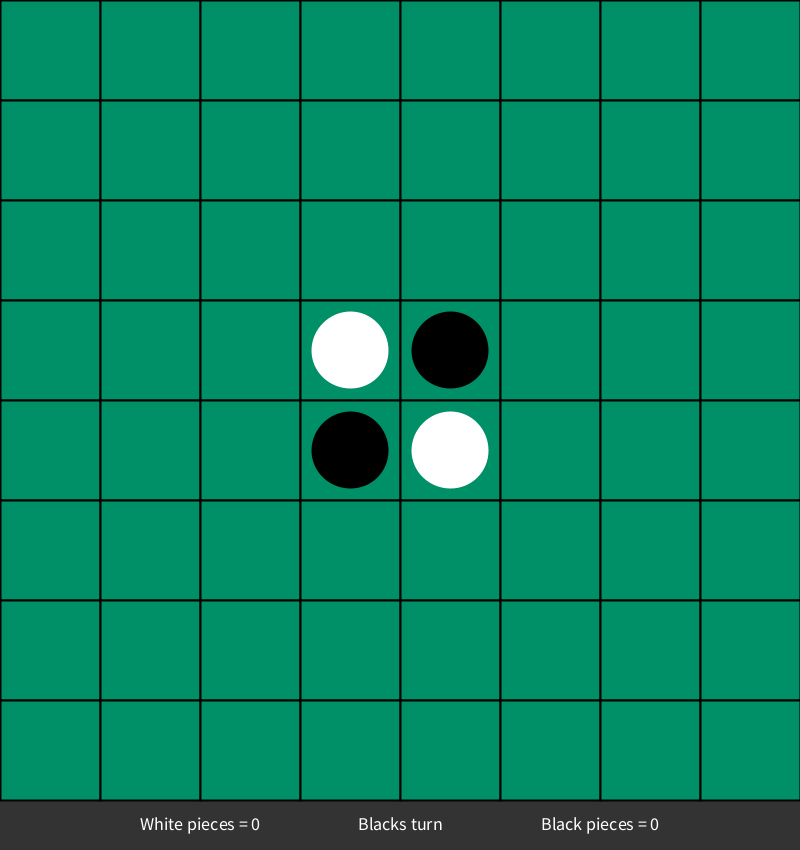
Frame 1 (no input)
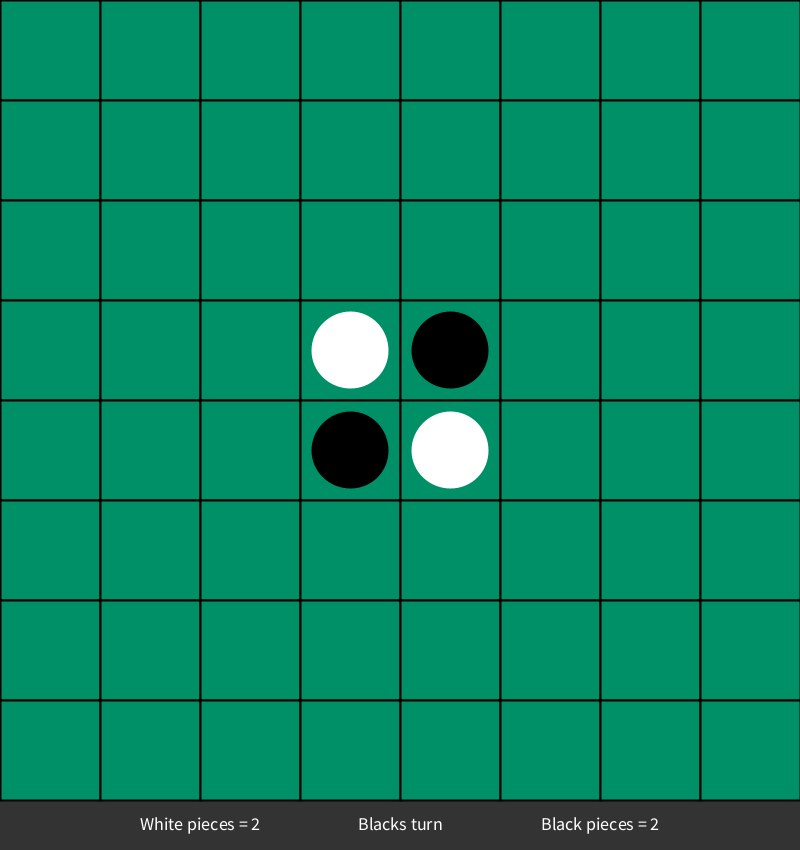
Frame 60 (the mouse pressed at the canvas centre just before this capture)
Frame 120 (the mouse held since frame 60 and released just before this capture): identical to frame 60, image omitted

The Processing sketch that drew these frames (run headless with seeded random() and noise(); from frame 60 on, the mouse is pressed at the canvas centre):

// Processing sketch: orthello_game
// ── orthello_game.pde
int[][] grid = new int[8][9]; // Creates a 2D integer array called grid with size 8 by 9
int gridSize = 100; // Initializes a globals variable called gridSize and sets it to 100
int player = 1; // Creates a global variable called player and set to 1
int white, black; // creates 2 integer variables black and white, with no value


void setup() { // creates the setup function
  size(800, 850); // sets the size of the processing window to be 800 pixels wide and 850 tall
  textAlign(CENTER); // makes all the text align to the center
  textSize(18); // Sets the size of the text to 18
  for (int i = 0; i < 8; i++) { // creates a for loop with variable i, going from 0 to 8
    for (int j = 0; j < 8; j++) { // creates a for loop with variable j, going from 0 to 8
      grid[i][j] = 0; // loops thru the 2D grid array with i for 1st dimension and j for 2nd dimension
                      // the sets the elements equal to 0
    }
  }
  grid[4][3] = 1; // sets the element at position 4,3 to equal 1
  grid[3][4] = 1; // sets the element at position 3,4 to equal 1
  grid[4][4] = 2; // sets the element at position 4,4 to equal 2
  grid[3][3] = 2; // sets the element at position 3,3 to equal 2

  for (int i = 0; i < 8; ++i) { // creates a for loop with variable i, going from 0 to 8
    grid[i][8] = 9; // sets the elements at position i,8 to equal 9, this is to allow space at the bottom of 
                    //window to display info, without getting an indexOutOfArray error when clicked on by user
  }
}

void draw() { // creates the main draw function where the program runs in
  background(51); // sets the background color of the window to 51
  fill(0, 144, 103); // fills objects with the rgb color 0, 144, 103
  drawGrid(); // calls the function drawGrid()
  countPieces(); // calls the function countPieces():

  if (player == 1) { // if the variable player is equal to 1 place text "Blacks turn" at location 400, 830
    text("Blacks turn", 400, 830);
  } else { // else if the variable player is not equal to 1 place text "Whites turn" at location 400, 830
    text("Whites turn", 400, 830);
  }
}

void boardState() { //creates the function called BoardState()
  for (int i = 0; i < 8; i++) { // creates 2 for loops with variables i and j which go in range 0 to 8
    for (int j = 0; j < 8; j++) {
      print(grid[j][i] + " "); // prints the value of the element at position j,i in the grid array follow by a space to the console
    }
    println(); // prints a newline to the console every increment of i
  }
      /* how it will look in console
        0 0 0 0 0 0 0 0
        0 0 0 0 0 0 0 0
        0 0 0 0 0 0 0 0
        0 0 0 2 1 0 0 0
        0 0 0 1 2 0 0 0
        0 0 0 0 0 0 0 0
        0 0 0 0 0 0 0 0
        0 0 0 0 0 0 0 0
       */
}

void drawGrid() { // creates the function drawGrid()
  strokeWeight(2); // sets the width of object borders to 2 pixels
  for (int i = 0; i < 8; i++) { // creates 2 for loops with variables i and j which go in range 0 to 8
    for (int j = 0; j < 8; j++) {
      rect(i*gridSize, j*gridSize, gridSize, gridSize); // places rectangles in a grid formation with location
                                                        // i times by the global variable gridSize, then does the same with j
                                                        // then it sets the width and height of the rectangle to gridSize
      if (grid[i][j] == 1) { // if variable at position i,j in grid equals 1
        fill(0); // fill objects with color 0 or black
        stroke(0); // sets object borders with color 0 or black
        ellipse(i*gridSize+gridSize/2, j*gridSize+gridSize/2, 75, 75); // places an ellipse on the screen at location i times 
                                                                       // gridSize+gridSize then does same with j, with width and height 75
        fill(0, 144, 103); // fills objects with the rgb color 0, 144, 103
      } else if (grid[i][j] == 2) {
        fill(255); // fill objects with color 255 or white
        stroke(255); // sets object borders with color 255 or white
        ellipse(i*gridSize+gridSize/2, j*gridSize+gridSize/2, 75, 75); // places an ellipse on the screen at location i times 
                                                                       // gridSize+gridSize then does same with j, with width and height 75
        fill(0, 144, 103); // fills objects with the rgb color 0, 144, 103
        stroke(0); // sets object borders with color 0 or black
      }
    }
  }
}

void mousePressed() { //creates a function with an event that listens for if the mouse is pressed
  int x = mouseX / gridSize; // creates the integer x with the x-acis value of the mouse divided by gridSize
  int y = mouseY / gridSize; // creates the integer y with the y-acis value of the mouse divided by gridSize

  if (grid[x][y] == 0) { // if position x,y in the grid array equals 0
    grid[x][y] = player; // then grid(x,y) equals the global player integer
    flankCheck(x, y); // calls the flankCheck function and gives it the variables x and y
    if (player == 1) { // if player equals 1
      player = 2; // then set the variable player to 2
      boardState(); // call boardState function
      println("Player 2 turn"); // prints to console that it is player 2's turn
    } else { // else if player does not equal 1
      player = 1; // set variable player to 1
      boardState(); // call boardState function
      println("Player 1 turn"); // prints to console that it is player 1's turn
    }
  }
}

void flankCheck(int x, int y) { // creates the function flankCheck() which takes the integers x and y
  for (int i = -1; i <= 1; i++) { // create a for loop with variable i in the range -1 to 1
    for (int j = -1; j <= 1; j++) { // create a for loop with variable j in the range -1 to 1
      if (i == 0 && j == 0) continue; // if both i and j equal 0 then continue with rest of function

      int opponent; // creates integer called opponent with no value
      if (player == 1) { // if player equal 1 then set opponent to 2
        opponent = 2;
      } else { // else set opponent to 1
        opponent = 1;
      }
      boolean foundOpponent = false; // create the boolean foundOpponent and sets it to false
      int tempX = x + i; // creates variable tempX and sets it to x + i
      int tempY = y + j; // creates variable tempY and sets it to y + j

      while (tempX >= 0 && tempX < 8 && tempY >= 0 && tempY < 8 && grid[tempX][tempY] == opponent) { // while tempX is greater then or equal 0 
                                                                                                    // and less then 8, and tempY i greater then
                                                                                                    // or equal 0 and less ten 8,
                                                                                                    // and grid position tempX, tempY equals opponent
        tempX += i; // tempX equals tempX + i
        tempY += j; // tempY equals tempY + j
        foundOpponent = true; // foundOpponent is set to true
      }

      if (foundOpponent && tempX >= 0 && tempX < 8 && tempY >= 0 && tempY < 8 && grid[tempX][tempY] == player) { // if foundOpponent and tempX is 
                                                                                                  // greater then or equal 0 and tempX is less then 8, 
                                                                                                  // and tempY i greater then or equal 0 and less ten 8,
                                                                                                  // and grid position tempX, tempY equals player
        tempX -= i; // tempX equals tempX - i
        tempY -= j; // tempY equals tempY - j
        while (tempX != x || tempY != y) { // while tempX does not equal x or tempY does not equal y
          grid[tempX][tempY] = player; // grid position tempX, tempY equals player
          tempX -= i; // tempX equals tempX - i
          tempY -= j; // tempY equals tempY - j
        }
      }
    }
  }
}

void countPieces() { // function that counts the amount of black and white pieces
  fill(255); // fills all objects with the color white
  text("White pieces = " + white, 200, 830); // places the text for white pieces and the amount of them at the coordinates 200, 830
  text("Black pieces = " + black, 600, 830); // places the text for black pieces and the amount of them at the coordinates 600, 830
  int white = 0; // creates the integer white and sets it to 0
  int black = 0; // creates the integer black and sets it to 0
  for (int i = 0; i < 8; ++i) { // a loop that goes from 0 to 8
    for (int j = 0; j < 8; ++j) { // a loop that goes from 0 to 8
      if (grid[i][j] == 2) { // if the the value in the grid at location i, j from the loops equals 2 then white increases by 1
        white++;
      } else if (grid[i][j] == 1) { // else if the the value in the grid at location i, j from the loops equals 1 then black increases by 1
        black++;
      }
    }
  }
  this.white = white; // creates a new local variable white
  this.black = black; // creates a new local variable black
  if ((white + black) == 64) { // if white + black equals 64 then the game is over
    String winner; // creates string variable winner with no values
    if (white == black) { // if white and black is the same value then the game ends in a draw
      winner = "Draw";
    } else if (white < black) { // if black is more then white then black has won
      winner = "black has won";
    } else { // if none of the above that means white is bigger then black and white has won
      winner = "white has won";
    }
    fill(100, 200, 100); // fills all objects with the color 100, 200, 100
    rect(210, 310, 380, 180); // creates the rect with the dimensions 380 x 180 at the coordinates 210, 310
    fill(0); // fills all objects with the color black
    text(winner, 400, 400); // places text at 400, 400 with the content of the winner variable

    fill(255); // fills all objects with the color white
    rect(325, 425, 150, 50); // creates the rect with the dimensions 150 x 50 at the coordinates 325, 425
    if (mousePressed) { // if the mouse is pressed and the mouseX position is more then 325 and less then 475, and the mouseY position is more then 425
                        // and less then 475
      if (mouseX>325 && mouseX <325+150 && mouseY>425 && mouseY <425+50) {
        println("The mouse is pressed and over the button"); // prints "The mouse is pressed and over the button" on a new line if the above is true 
        restart(); // calls the function called restart()
      }
    } 
    fill(0); // fills all objects with the color black
    text("Restart", 400, 455); // places the text "Restart" at 400, 455 
    fill(255); // fills all objects with the color white
  }
}

void restart() { // creates a function called restart that resets all values
  player = 1; // sets the player to 1
  for (int i = 0; i < 8; i++) { // goes thru the 2D array grid at sets all values to 0
    for (int j = 0; j < 8; j++) {
      grid[i][j] = 0;
    }
  }
  grid[4][3] = 1; // sets the element at position 4,3 to equal 1
  grid[3][4] = 1; // sets the element at position 3,4 to equal 1
  grid[4][4] = 2; // sets the element at position 4,4 to equal 2
  grid[3][3] = 2; // sets the element at position 3,3 to equal 2

  for (int i = 0; i < 8; ++i) { // creates a for loop with variable i, going from 0 to 8
    grid[i][8] = 9; // sets the elements at position i,8 to equal 9, this is to allow space at the bottom of 
                    //window to display info, without getting an indexOutOfArray error when clicked on by user
  }
}
